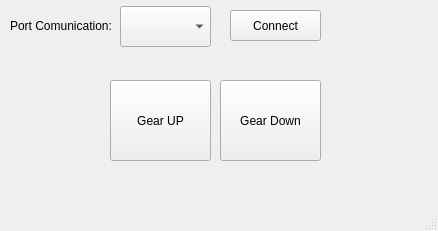
<?xml version="1.0" encoding="UTF-8"?>
<ui version="4.0">
 <class>MainWindow</class>
 <widget class="QMainWindow" name="MainWindow">
  <property name="geometry">
   <rect>
    <x>0</x>
    <y>0</y>
    <width>438</width>
    <height>231</height>
   </rect>
  </property>
  <property name="windowTitle">
   <string>Lading Gear</string>
  </property>
  <widget class="QWidget" name="centralwidget">
   <widget class="QPushButton" name="pushButton">
    <property name="geometry">
     <rect>
      <x>110</x>
      <y>80</y>
      <width>101</width>
      <height>81</height>
     </rect>
    </property>
    <property name="text">
     <string>Gear UP</string>
    </property>
   </widget>
   <widget class="QPushButton" name="pushButton_2">
    <property name="geometry">
     <rect>
      <x>220</x>
      <y>80</y>
      <width>101</width>
      <height>81</height>
     </rect>
    </property>
    <property name="text">
     <string>Gear Down</string>
    </property>
   </widget>
   <widget class="QLabel" name="label">
    <property name="geometry">
     <rect>
      <x>10</x>
      <y>10</y>
      <width>111</width>
      <height>31</height>
     </rect>
    </property>
    <property name="text">
     <string>Port Comunication:</string>
    </property>
   </widget>
   <widget class="QPushButton" name="btnConnect">
    <property name="geometry">
     <rect>
      <x>230</x>
      <y>10</y>
      <width>91</width>
      <height>31</height>
     </rect>
    </property>
    <property name="text">
     <string>Connect</string>
    </property>
   </widget>
   <widget class="QComboBox" name="comboBox">
    <property name="geometry">
     <rect>
      <x>120</x>
      <y>6</y>
      <width>91</width>
      <height>41</height>
     </rect>
    </property>
    <property name="font">
     <font>
      <family>Roman</family>
      <pointsize>12</pointsize>
     </font>
    </property>
   </widget>
  </widget>
  <widget class="QMenuBar" name="menubar">
   <property name="geometry">
    <rect>
     <x>0</x>
     <y>0</y>
     <width>438</width>
     <height>22</height>
    </rect>
   </property>
  </widget>
  <widget class="QStatusBar" name="statusbar"/>
 </widget>
 <resources/>
 <connections/>
</ui>
